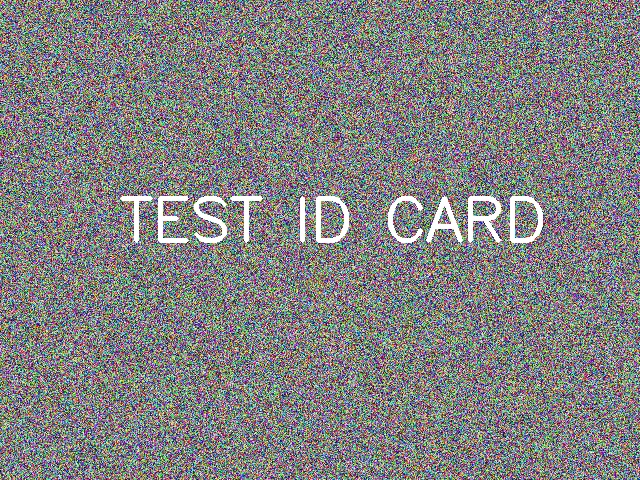
#> input picture frontend/e2e/fixtures/id-card.jpg, 640 x 480 px
$ python -i image_processor.py   (imports and definitions only)
#> lines starting #> are read from the running program, lines starting #| are printed output that depends on the picture
#> further down, picture is the input picture: shape (480, 640, 3); mean B, G, R 129.1, 128.8, 129.2
# Image Processing Module
import cv2
import numpy as np
from scipy import ndimage


def preprocess_image(cropped_image):
    """
    Smart preprocessing for OCR that handles high-resolution images better.
    Resizes images to optimal resolution and applies appropriate preprocessing.
    """
    height, width = cropped_image.shape[:2]
#> height = 480; width = 640

    # Convert to grayscale first
    gray_image = cv2.cvtColor(cropped_image, cv2.COLOR_BGR2GRAY)
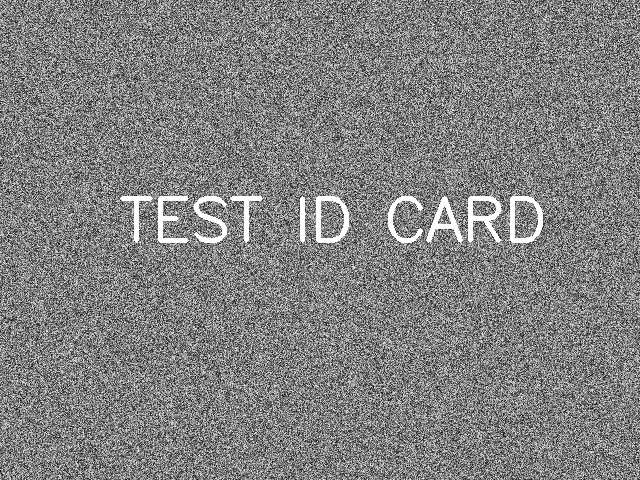
#> gray_image: shape (480, 640); min 3, max 255, mean 128.9

    # Smart resizing based on image dimensions
    if width > 1500 or height > 1500:
        # Calculate optimal size (target width around 1000-1200px)
        optimal_width = 1000
        if width > height:
            # Landscape orientation
            scale = optimal_width / width
            new_width = optimal_width
            new_height = int(height * scale)
        else:
            # Portrait orientation
            optimal_height = 1000
            scale = optimal_height / height
            new_height = optimal_height
            new_width = int(width * scale)

        # Ensure minimum dimensions for readability
        new_width = max(new_width, 400)
        new_height = max(new_height, 300)

        # Use INTER_AREA for downsampling (better for text)
        gray_image = cv2.resize(gray_image, (new_width, new_height),
                                interpolation=cv2.INTER_AREA)

        # Apply denoising for high-res images
        gray_image = cv2.fastNlMeansDenoising(
            gray_image, h=10, templateWindowSize=7, searchWindowSize=21)

        # Enhance contrast for better OCR
        gray_image = cv2.equalizeHist(gray_image)

    elif width < 400 or height < 300:
        # Upscale small images
        scale = max(400 / width, 300 / height)
        new_width = int(width * scale)
        new_height = int(height * scale)

        # Use INTER_CUBIC for upsampling
        gray_image = cv2.resize(gray_image, (new_width, new_height),
                                interpolation=cv2.INTER_CUBIC)

    # Final contrast enhancement for all images
    clahe = cv2.createCLAHE(clipLimit=2.0, tileGridSize=(8, 8))
    gray_image = clahe.apply(gray_image)
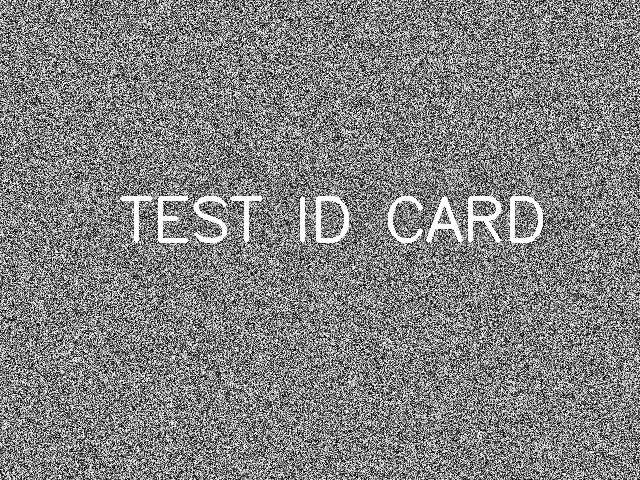
#> gray_image: shape (480, 640); min 0, max 255, mean 129.6

    return gray_image


# [103 lines left out: functions auto_rotate_image, score_orientation, enhance_contrast, reduce_noise, preprocess_id_image, not called in this run]

>>> import cv2
>>> picture = cv2.imread('../../frontend/e2e/fixtures/id-card.jpg')
>>> result = preprocess_image(picture)
